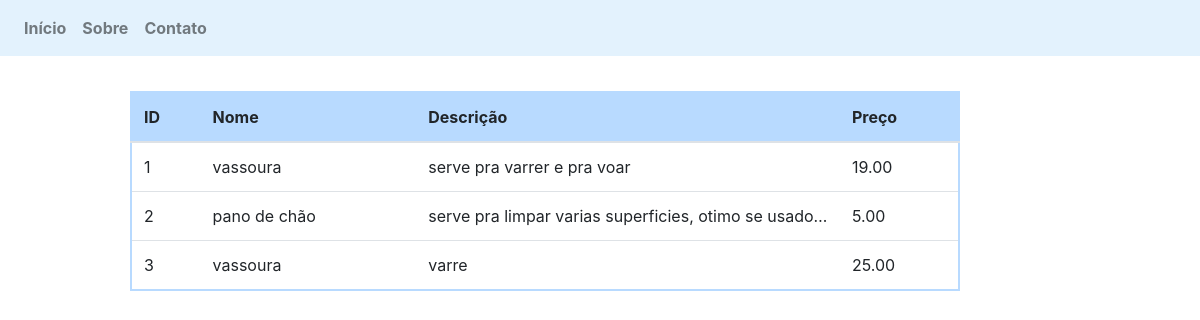
The page /?pagina=/crud_produto/vis_produto on the database its author committed.
### tables this page shows
CREATE TABLE `produto` (
  `id` int(11) NOT NULL AUTO_INCREMENT,
  `nome` varchar(25) DEFAULT NULL,
  `descricao` varchar(255) DEFAULT NULL,
  `categoria` varchar(40) DEFAULT NULL,
  `preco` float(10,2) DEFAULT NULL,
  PRIMARY KEY (`id`)
);

### classes/produto.class.php (called while the page is built, shortened)
<?php
class Produto{
    function __construct($id=NULL, $nome="", $descricao="", $preco=""){
        $this->id = $id;
        $this->nome = $nome;
        $this->descricao = $descricao;
        $this->preco = $preco;
    }
    function __get($atributo){
        return $this->$atributo;
    }
    static function get_produtos(){
        $objConexao = new ConexaoBD();
        $link = $objConexao->get_link();
        $sql = "SELECT id, nome, descricao, preco FROM produto";
        $vProdutos = array();
        if( $stmt = $link->prepare($sql) ){
            $stmt->execute();
            $stmt->bindColumn('id', $id);
            $stmt->bindColumn('nome', $nome);
            $stmt->bindColumn('descricao', $descricao);
            $stmt->bindColumn('preco', $preco);
            while( $stmt->fetch(PDO::FETCH_BOUND) ){
                $objProduto = new Produto(
                    $id,
                    $nome,
                    $descricao,
                    $preco,
                );
                $vProdutos[] = $objProduto;
            }
        }
        return $vProdutos;
    }
    }
?>

### paginas/crud_produto/vis_produto.php (the view, shortened to what this page needs)
<?php
$vItem = Produto::get_Produtos();
?>
<div id="tbl_vis_produto">
  <table class="table">
    <thead>
      <tr class="table-primary">
        <th scope="col">ID</th>
        <th scope="col">Nome</th>
        <th scope="col">Descrição</th>
        <th scope="col">Preço</th>
      </tr>
    </thead>
        <tbody>
          <?php
          foreach ($vItem as $objItem) {
          ?>
            <tr>
              <td class='align-middle'>
                <?= $objItem->id ?>
              </td>
              <td class='align-middle'>
                <?= $objItem->nome ?>
              </td>
              <td class='align-middle'>
                <?= $objItem->descricao ?>
              </td>
              <td class='align-middle'>
                <?= $objItem->preco ?>
              </td>
            </tr>
          <?php
          }
          ?>
        </tbody>
      </table>
    </div>

### css/projeto.css (style rules this page uses)
#tbl_vis_produto { width: 80%; padding-left: 130px; padding-top: 35px; }
#tbl_vis_produto table { border: 2px solid #b8daff; }
#tbl_vis_produto table td { max-width: 250px; overflow: hidden; text-overflow: ellipsis; white-space: nowrap; }

### rows shown on the page
produto: id "1", nome "vassoura", descricao "serve pra varrer e pra voar", preco "19.00"
produto: id "2", nome "pano de chão", descricao "serve pra limpar varias superficies, otimo se usado…", preco "5.00"
produto: id "3", nome "vassoura", descricao "varre", preco "25.00"
